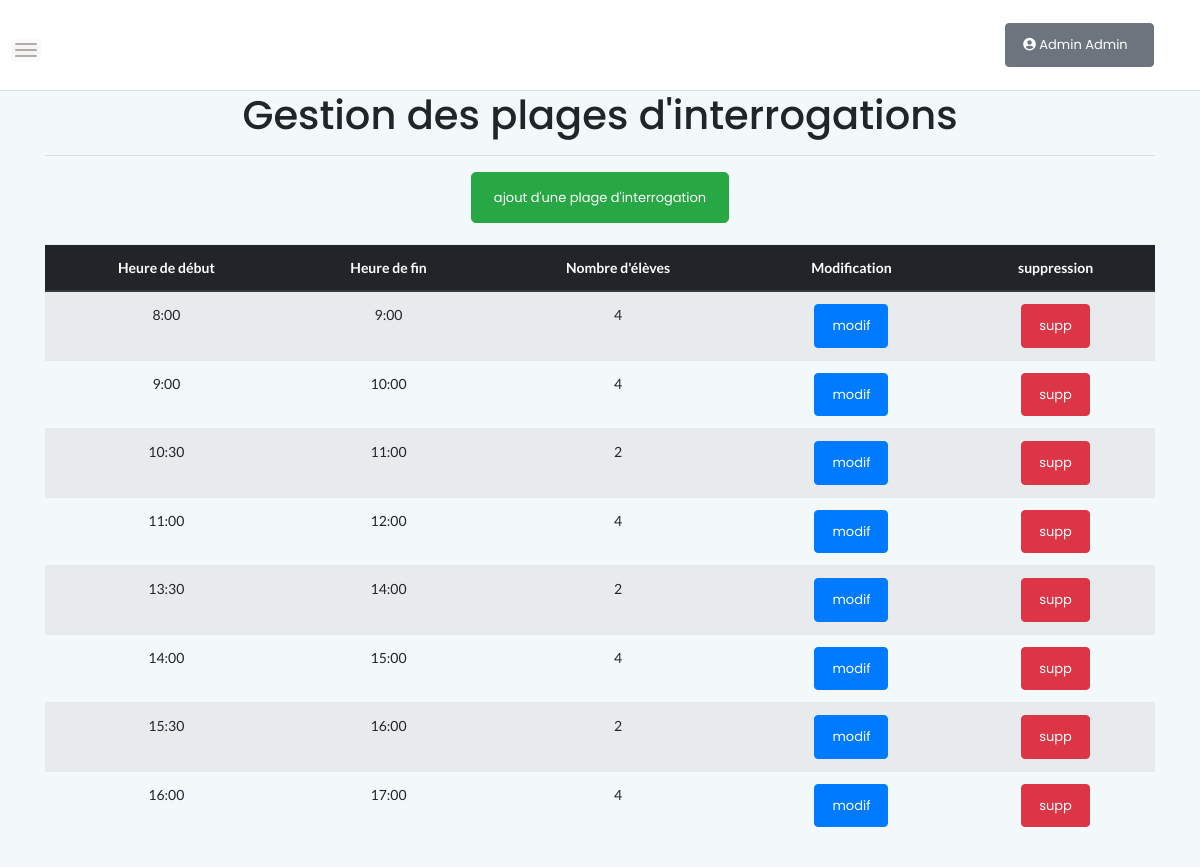
The app's page /admin_gestion_plageinterrogation.php (signed in) with its own data.
### tables this page shows
CREATE TABLE IF NOT EXISTS `plage` (
  `id` int(11) NOT NULL AUTO_INCREMENT,
  `heureDebut` varchar(5) NOT NULL,
  `heureFin` varchar(5) NOT NULL,
  `nbMaxEleve` int(11) NOT NULL,
  PRIMARY KEY (`id`)
);

### admin_gestion_plageinterrogation.php (the view, shortened to what this page needs)
<?php include "assets_haut_admin.php"?>
 <div class=container>
	<center><h1>Gestion des plages d'interrogations</h1><hr></center>
	<div class=form-group>
		<center><a href="admin_gestion_plageinterrogation_ajout.php"><input type="submit" class="btn btn-success btn-lg" nane="ajout_salle" value="ajout d'une plage d'interrogation" /></a></center><br>
		<?php
		include "connexion_bd_gesoraux.php";
		try{
			$lesEnregs=$bdd->query("select * from plage");
		}catch (PDOException $e) {
			die("Err BDSelect dans admin_gestion_plageinterrogation.php");
		}
		if($lesEnregs->rowCount()==0){
			echo("Aucune plage d'interrogation n'a été enregistré");
		}else{
			echo "<table class='table table-striped text-center'>";
			echo"<thead class='thead-dark'><tr>";
			echo"<th scope='col'>Heure de début</th>";
			echo"<th scope='col'>Heure de fin</th>";
			echo"<th scope='col'>Nombre d'élèves</th>";
			echo"<th scope='col'>Modification</th>";
			echo"<th scope='col'>suppression</th></thead>";
			foreach ($lesEnregs as $enreg) {
				echo"<tr>";
				echo"<td>$enreg->heureDebut</td>";
				echo"<td>$enreg->heureFin</td>";
				echo"<td>$enreg->nbMaxEleve</td>";
				echo"<td><a href='admin_gestion_plageinterrogation_modification.php?id=$enreg->id'><input type='submit' class='btn btn-primary' name='btn_modif' value='modif' /></a></td>";
				echo "<td><a href='admin_gestion_plageinterrogation_suppression.php?id=$enreg->id' onclick='return confirmer_suppres();'><input type='submit' class='btn btn-danger' name='btn_supp' value='supp' /></a></td>";
				echo"</tr>";
			}
			echo "</table><br><br>";
		}
		?>
	</div>
 </div>
<?php include "assets_bas.php"?>

### assets_haut_admin.php (shortened to what this page needs)
<!doctype html>
<html class="no-js" lang="fr-FR">
<head>
    <link rel="stylesheet" href="assets/css/bootstrap.min.css">
    <link rel="stylesheet" href="assets/css/font-awesome.min.css">
    <link rel="stylesheet" href="assets/css/themify-icons.css">
    <link rel="stylesheet" href="assets/css/metisMenu.css">
    <link rel="stylesheet" href="assets/css/owl.carousel.min.css">
    <link rel="stylesheet" href="assets/css/slicknav.min.css">
    <link rel="stylesheet" href="https://www.amcharts.com/lib/3/plugins/export/export.css" type="text/css" media="all" />
    <link rel="stylesheet" href="assets/css/typography.css">
    <link rel="stylesheet" href="assets/css/default-css.css">
    <link rel="stylesheet" href="assets/css/styles.css">
    <link rel="stylesheet" href="assets/css/responsive.css">
    <link rel="stylesheet" href="https://use.fontawesome.com/releases/v5.8.1/css/all.css">
</head>
<body>
    <div class="page-container">
    <div class="main-content">
        <div class="header-area">
            <div class="row align-items-center">
                <div class="nav-btn pull-left">
                    <span></span>
                    <span></span>
                    <span></span>
                </div>
                <div class="col-auto">
                </div>
                <div class="col-auto mr-auto"></div>
                <?php
                include "bouton_profil.php";
                ?>
            </div>
        </div>

### bouton_profil.php (shortened to what this page needs)
<ul class="">
  <li class="nav-item dropdown">
    <a class="nav-link dropdown-toggle text-white" href="#" id="userDropdown" role="button" data-toggle="dropdown" aria-haspopup="true" aria-expanded="false">
      <button type="button" name="button" class="btn btn-secondary"><span class="mr-2 d-none d-lg-inline text-white extra-large float-right"><i class="fas fa-user-circle"></i> <?php echo $_SESSION['nom_prenom']; ?></span></button>
    </a>
  </li>
</ul>

### assets_bas.php (shortened to what this page needs)
  </div>
</div>
</body>
</html>

### assets/css/styles.css (style rules this page uses)
.page-container { width: 100%; height: 100%; min-height: 100vh; padding-left: 280px; -webkit-transition: padding-left 0.3s ease 0s; transition: padding-left 0.3s ease 0s; }
.main-content { width: 100%; background: #F3F8FB; }
.header-area { padding: 15px 30px; background: #fff; border-bottom: 1px solid #d8e3e7; }
.nav-btn { margin-right: 30px; margin-top: 10px; cursor: pointer; }
.nav-btn span { display: block; width: 22px; height: 2px; background: #b3aaaa; margin: 4px 0; border-radius: 15px; -webkit-transition: all 0.3s ease 0s; transition: all 0.3s ease 0s; box-shadow: 0 0 0 4px rgba(99, 96, 96, 0.03); }
.btn { padding: 11px 17px; font-size: 13px; letter-spacing: 0; }
.btn-lg { padding: 15px 22px; }
table tr th { border-bottom: none; }
table tr th, table tr td { border-top: 1px solid rgba(120, 130, 140, 0.13) !important; }

### records on screen
plage: heureDebut "8:00", heureFin "9:00", nbMaxEleve "4"
plage: heureDebut "9:00", heureFin "10:00", nbMaxEleve "4"
plage: heureDebut "10:30", heureFin "11:00", nbMaxEleve "2"
plage: heureDebut "11:00", heureFin "12:00", nbMaxEleve "4"
plage: heureDebut "13:30", heureFin "14:00", nbMaxEleve "2"
plage: heureDebut "14:00", heureFin "15:00", nbMaxEleve "4"
plage: heureDebut "15:30", heureFin "16:00", nbMaxEleve "2"
plage: heureDebut "16:00", heureFin "17:00", nbMaxEleve "4"

### other values on screen
$_SESSION['nom_prenom'] "Admin Admin"
